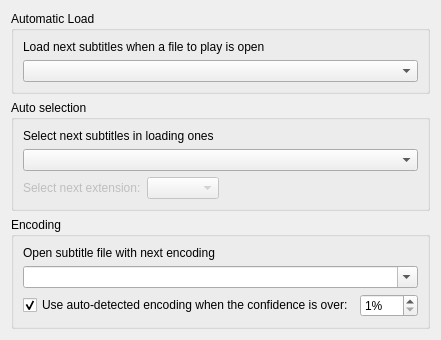
           <widget class="QWidget" name="widget_3">
            <attribute name="title">
             <string>Load</string>
            </attribute>
            <layout class="QVBoxLayout" name="verticalLayout_9">
             <item>
              <widget class="QGroupBox" name="groupBox_3">
               <property name="title">
                <string>Automatic Load</string>
               </property>
               <layout class="QVBoxLayout" name="verticalLayout_7">
                <item>
                 <widget class="QLabel" name="label_2">
                  <property name="text">
                   <string>Load next subtitles when a file to play is open</string>
                  </property>
                 </widget>
                </item>
                <item>
                 <widget class="QComboBox" name="autoLoad">
                  <property name="sizeAdjustPolicy">
                   <enum>QComboBox::AdjustToContents</enum>
                  </property>
                 </widget>
                </item>
               </layout>
              </widget>
             </item>
             <item>
              <widget class="QGroupBox" name="groupBox_6">
               <property name="title">
                <string>Auto selection</string>
               </property>
               <layout class="QVBoxLayout" name="verticalLayout_8">
                <item>
                 <widget class="QLabel" name="label_3">
                  <property name="text">
                   <string>Select next subtitles in loading ones</string>
                  </property>
                 </widget>
                </item>
                <item>
                 <widget class="QComboBox" name="autoSelect">
                  <property name="sizeAdjustPolicy">
                   <enum>QComboBox::AdjustToContents</enum>
                  </property>
                 </widget>
                </item>
                <item>
                 <layout class="QHBoxLayout" name="horizontalLayout_9">
                  <item>
                   <widget class="QLabel" name="subExtLabel">
                    <property name="enabled">
                     <bool>false</bool>
                    </property>
                    <property name="text">
                     <string>Select next extension:</string>
                    </property>
                   </widget>
                  </item>
                  <item>
                   <widget class="QComboBox" name="subSelectExt">
                    <property name="enabled">
                     <bool>false</bool>
                    </property>
                   </widget>
                  </item>
                  <item>
                   <spacer name="horizontalSpacer_12">
                    <property name="orientation">
                     <enum>Qt::Horizontal</enum>
                    </property>
                    <property name="sizeHint" stdset="0">
                     <size>
                      <width>0</width>
                      <height>0</height>
                     </size>
                    </property>
                   </spacer>
                  </item>
                 </layout>
                </item>
               </layout>
              </widget>
             </item>
             <item>
              <widget class="QGroupBox" name="auto_load_group">
               <property name="title">
                <string>Encoding</string>
               </property>
               <property name="checkable">
                <bool>false</bool>
               </property>
               <layout class="QVBoxLayout" name="verticalLayout_6">
                <item>
                 <widget class="QLabel" name="label_5">
                  <property name="text">
                   <string>Open subtitle file with next encoding</string>
                  </property>
                 </widget>
                </item>
                <item>
                 <widget class="EncodingComboBox" name="encoding">
                  <property name="editable">
                   <bool>true</bool>
                  </property>
                  <property name="sizeAdjustPolicy">
                   <enum>QComboBox::AdjustToContentsOnFirstShow</enum>
                  </property>
                 </widget>
                </item>
                <item>
                 <layout class="QHBoxLayout" name="horizontalLayout_8">
                  <item>
                   <widget class="QCheckBox" name="subEncAutoDet">
                    <property name="text">
                     <string>Use auto-detected encoding when the confidence is over:</string>
                    </property>
                    <property name="checked">
                     <bool>true</bool>
                    </property>
                   </widget>
                  </item>
                  <item>
                   <widget class="QSpinBox" name="subConf">
                    <property name="accelerated">
                     <bool>true</bool>
                    </property>
                    <property name="suffix">
                     <string>%</string>
                    </property>
                    <property name="minimum">
                     <number>1</number>
                    </property>
                    <property name="maximum">
                     <number>100</number>
                    </property>
                   </widget>
                  </item>
                  <item>
                   <spacer name="horizontalSpacer_11">
                    <property name="orientation">
                     <enum>Qt::Horizontal</enum>
                    </property>
                    <property name="sizeHint" stdset="0">
                     <size>
                      <width>0</width>
                      <height>0</height>
                     </size>
                    </property>
                   </spacer>
                  </item>
                 </layout>
                </item>
               </layout>
              </widget>
             </item>
             <item>
              <spacer name="spacer_9">
               <property name="orientation">
                <enum>Qt::Vertical</enum>
               </property>
               <property name="sizeHint" stdset="0">
                <size>
                 <width>0</width>
                 <height>0</height>
                </size>
               </property>
              </spacer>
             </item>
            </layout>
           </widget>
